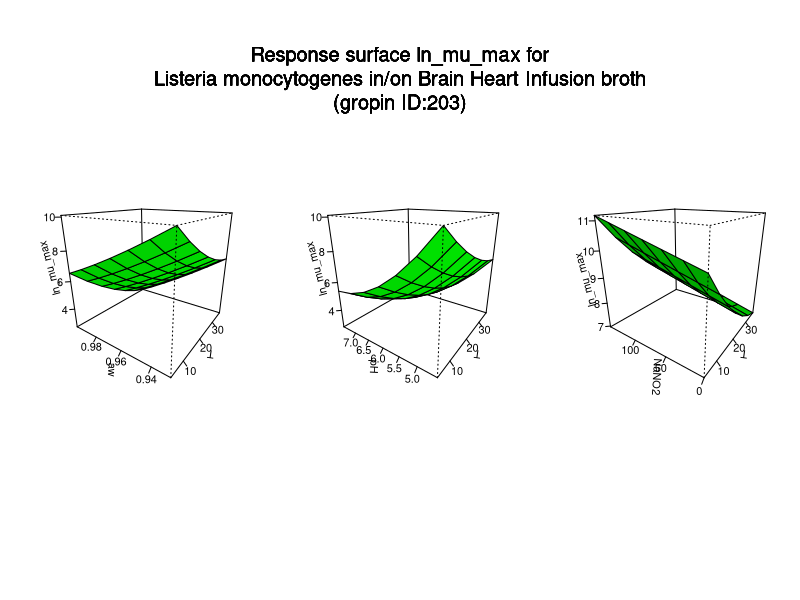

R code for this plot:
#############################
# start of Parameter script
#############################
T <- seq(4.004,36.963036963037,length.out=7)
aw <- seq(0.928928,0.998001998001998,length.out=7)
pH <- seq(4.5045,7.49250749250749,length.out=7)
NaNO2 <- seq(0,149.85014985015,length.out=7)
#############################
# end of Parameter script
#############################
############################# 
# start of Model script Gropin ID 203 
#############################
 
# constant coefficients for this model
 
variables <- data.frame(T,aw,pH,NaNO2)
argumentsPar <- unique.data.frame(expand.grid(variables))
 
# heart of the model
response_surface <- function(T,aw,pH,NaNO2) {
   mumax <-252.833+0.1418*T-358.214*aw-18.4395*pH+0.0151*NaNO2-0.3653*T*aw+0.00452*T*pH+0.0000169*T*NaNO2+11.8359*aw*pH+0.00437*aw*NaNO2-0.00269*pH*NaNO2+0.00201*(T^2)+132.4864*(aw^2)+0.4881*(pH^2)+0.0000005*(NaNO2^2)

	return(mumax=mumax)
} 

# output parameters
responseSurface <- cbind(argumentsPar,response_surface(argumentsPar['T'],argumentsPar['aw'],argumentsPar['pH'],argumentsPar['NaNO2']))
colnames(responseSurface) <- c(colnames(argumentsPar),'lnmumax')
#############################
# End of Model script
#############################
############################# 
# start of Visualisation script Gropin ID 203 
#############################
titleText <-'Response surface ln_mu_max for
Listeria monocytogenes in/on Brain Heart Infusion broth
(gropin ID:203)'
argPar1 <- unique.data.frame(expand.grid(T,aw))
argPar2 <- unique.data.frame(expand.grid(T,pH))
argPar3 <- unique.data.frame(expand.grid(T,NaNO2))
z1 <- matrix(unlist(response_surface(T = argPar1[1],aw = argPar1[2],pH = pH[1],NaNO2 = NaNO2[1])),nrow=7)
z2 <- matrix(unlist(response_surface(T = argPar2[1],pH = argPar2[2],aw = aw[1],NaNO2 = NaNO2[1])),nrow=7)
z3 <- matrix(unlist(response_surface(T = argPar3[1],NaNO2 = argPar3[2],aw = aw[1],pH = pH[1])),nrow=7)
# adding precaution if response surface is zero
myZLim1 <- range(z1)
if(myZLim1[1] == myZLim1[2]) myZLim1[2] <- myZLim1[2]+1
myZLim2 <- range(z2)
if(myZLim2[1] == myZLim2[2]) myZLim2[2] <- myZLim2[2]+1
myZLim3 <- range(z3)
if(myZLim3[1] == myZLim3[2]) myZLim3[2] <- myZLim3[2]+1
if(length(T)>1 & length(aw)>1 & length(pH)>1 & length(NaNO2)>1) {
	par(mfrow = c(1,3))
	persp(T,aw,z1,col = 'green',xlab='T',ylab='aw',zlab='ln_mu_max',zlim=myZLim1,theta=305,phi=20,shade=0.25,ticktype = 'detailed')
	persp(T,pH,z2,col = 'green',xlab='T',ylab='pH',zlab='ln_mu_max',zlim=myZLim2,theta=305,phi=20,shade=0.25,ticktype = 'detailed')
	persp(T,NaNO2,z3,col = 'green',xlab='T',ylab='NaNO2',zlab='ln_mu_max',zlim=myZLim3,theta=305,phi=20,shade=0.25,ticktype = 'detailed')
	mtext(titleText,outer=T,  cex=1.2, line=-8.5, side=3)
} else {
		myPars <- unique.data.frame(expand.grid(T,aw,pH,NaNO2))
		myZ <-matrix(unlist(response_surface(myPars[,1],myPars[,2],myPars[,3],myPars[,4])),nrow=7)
		myZLim <- range(myZ)
if(myZLim[1] == myZLim[2]) myZLim[2] <- myZLim[2]+1
	if(length(pH)==1 & length(NaNO2)==1) {
		persp(T,aw,myZ,col = 'green',xlab='T',ylab='aw',zlab='ln_mu_max',main=titleText,sub=paste('other variable: pH =',round(pH,digits = 2), 'NaNO2 =',round(NaNO2,digits = 2)),zlim=myZLim,theta=305,phi=20,shade=0.25,ticktype = 'detailed')
	}
	if(length(aw)==1 & length(NaNO2)==1) {
		persp(T,pH,myZ,col = 'green',xlab='T',ylab='pH',zlab='ln_mu_max',main=titleText,sub=paste('other variable: aw =',round(aw,digits = 2), 'NaNO2 =',round(NaNO2,digits = 2)),zlim=myZLim,theta=305,phi=20,shade=0.25,ticktype = 'detailed')
	}
	if(length(aw)==1 & length(pH)==1) {
		persp(T,NaNO2,myZ,col = 'green',xlab='T',ylab='NaNO2',zlab='ln_mu_max',main=titleText,sub=paste('other variable: aw =',round(aw,digits = 2), 'pH =',round(pH,digits = 2)),zlim=myZLim,theta=305,phi=20,shade=0.25,ticktype = 'detailed')
	}
	if(length(T)==1 & length(NaNO2)==1) {
		persp(aw,pH,myZ,col = 'green',xlab='aw',ylab='pH',zlab='ln_mu_max',main=titleText,sub=paste('other variable: T =',round(T,digits = 2), 'NaNO2 =',round(NaNO2,digits = 2)),zlim=myZLim,theta=305,phi=20,shade=0.25,ticktype = 'detailed')
	}
	if(length(T)==1 & length(pH)==1) {
		persp(aw,NaNO2,myZ,col = 'green',xlab='aw',ylab='NaNO2',zlab='ln_mu_max',main=titleText,sub=paste('other variable: T =',round(T,digits = 2), 'pH =',round(pH,digits = 2)),zlim=myZLim,theta=305,phi=20,shade=0.25,ticktype = 'detailed')
	}
	if(length(T)==1 & length(aw)==1) {
		persp(pH,NaNO2,myZ,col = 'green',xlab='pH',ylab='NaNO2',zlab='ln_mu_max',main=titleText,sub=paste('other variable: T =',round(T,digits = 2), 'aw =',round(aw,digits = 2)),zlim=myZLim,theta=305,phi=20,shade=0.25,ticktype = 'detailed')
	}
}
#############################
# End of Visualisation script
#############################
